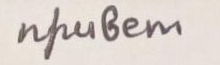
#> input picture temp_image.png, 220 x 65 px; its folder holds only this picture in this run
$ python -i text_segmentation.py   (imports and definitions only)
#> lines starting #> are read from the running program, lines starting #| are printed output that depends on the picture; after the words box and inside, x2 and y2 are one past the last pixel; in counts of white or black regions, pixels touching at a corner belong together
# improved_text_segmentation.py
import cv2
import numpy as np
from sklearn.cluster import DBSCAN

def preprocess_image(image_path):
    image = cv2.imread(image_path, cv2.IMREAD_GRAYSCALE)
    blur = cv2.GaussianBlur(image, (3, 3), 0)
    _, binary = cv2.threshold(blur, 0, 255, cv2.THRESH_BINARY_INV + cv2.THRESH_OTSU)
    return image, binary

def find_text_lines_by_clustering(binary):
    contours, _ = cv2.findContours(binary, cv2.RETR_EXTERNAL, cv2.CHAIN_APPROX_SIMPLE)
    boxes = [cv2.boundingRect(c) for c in contours]
    centers = [(x + w // 2, y + h // 2) for (x, y, w, h) in boxes]
    centers_np = np.array(centers)

    if len(centers_np) < 2:
        return []

    clustering = DBSCAN(eps=25, min_samples=1).fit(centers_np[:, 1].reshape(-1, 1))
    labels = clustering.labels_

    lines = []
    for label in np.unique(labels):
        idx = np.where(labels == label)[0]
        line_boxes = [boxes[i] for i in idx]

        x_min = min(b[0] for b in line_boxes)
        y_min = min(b[1] for b in line_boxes)
        x_max = max(b[0] + b[2] for b in line_boxes)
        y_max = max(b[1] + b[3] for b in line_boxes)

        lines.append((x_min, y_min, x_max - x_min, y_max - y_min))

    return sorted(lines, key=lambda b: b[1])

def calculate_char_stats(boxes):
    if not boxes:
        return 10, 15
    widths = sorted([w for x, y, w, h in boxes])
    heights = sorted([h for x, y, w, h in boxes])
    start_idx = len(widths) // 10
    end_idx = len(widths) - start_idx
    avg_width = np.mean(widths[start_idx:end_idx]) if end_idx > start_idx else np.mean(widths)
    avg_height = np.mean(heights[start_idx:end_idx]) if end_idx > start_idx else np.mean(heights)
    return avg_width, avg_height

def merge_overlapping_boxes(boxes):
    """Объединяет перекрывающиеся или близко расположенные боксы"""
    if not boxes:
        return []

    boxes = sorted(boxes, key=lambda x: x[0])  # Сортируем по x
    merged = [list(boxes[0])]

    for current in boxes[1:]:
        last = merged[-1]

        # Проверяем пересечение или близость по горизонтали и вертикали
        horizontal_overlap = (current[0] <= last[0] + last[2] + 5)  # +5 пикселей буфер
        vertical_overlap = not (current[1] + current[3] < last[1] - 3 or
                               last[1] + last[3] < current[1] - 3)

        if horizontal_overlap and vertical_overlap:
            # Объединяем боксы
            new_x = min(last[0], current[0])
            new_y = min(last[1], current[1])
            new_right = max(last[0] + last[2], current[0] + current[2])
            new_bottom = max(last[1] + last[3], current[1] + current[3])
            merged[-1] = [new_x, new_y, new_right - new_x, new_bottom - new_y]
        else:
            merged.append(list(current))

    return merged

def find_words_by_spacing_analysis(binary, line_box):
    """Улучшенный алгоритм поиска слов на основе анализа расстояний"""
    x, y, w, h = line_box
    line_img = binary[y:y+h, x:x+w]

    # Более агрессивная морфологическая обработка для соединения частей букв
    # Используем горизонтальное соединение
    horizontal_kernel = cv2.getStructuringElement(cv2.MORPH_RECT, (3, 1))
    connected = cv2.morphologyEx(line_img, cv2.MORPH_CLOSE, horizontal_kernel)

    # Вертикальное соединение для букв с разрывами
    vertical_kernel = cv2.getStructuringElement(cv2.MORPH_RECT, (1, 2))
    connected = cv2.morphologyEx(connected, cv2.MORPH_CLOSE, vertical_kernel)

    # Найдем все контуры
    contours, _ = cv2.findContours(connected, cv2.RETR_EXTERNAL, cv2.CHAIN_APPROX_SIMPLE)
    boxes = [cv2.boundingRect(c) for c in contours if cv2.contourArea(c) > 10]

    if not boxes:
        return []

    # Объединяем перекрывающиеся боксы
    boxes = merge_overlapping_boxes(boxes)

    # Вычисляем статистики символов
    avg_char_width, avg_char_height = calculate_char_stats(boxes)

    # Анализ расстояний между боксами для группировки в слова
    boxes = sorted(boxes, key=lambda b: b[0])
    words = []
    current_word = [boxes[0]]

    for i in range(1, len(boxes)):
        prev_box = current_word[-1]
        curr_box = boxes[i]

        # Расстояние между концом предыдущего бокса и началом текущего
        gap = curr_box[0] - (prev_box[0] + prev_box[2])

        # Проверяем вертикальное выравнивание
        prev_center_y = prev_box[1] + prev_box[3] // 2
        curr_center_y = curr_box[1] + curr_box[3] // 2
        vertical_diff = abs(prev_center_y - curr_center_y)

        # Адаптивный порог для разделения слов
        # Учитываем размер символов и их высоту
        char_spacing_threshold = max(avg_char_width * 0.1, 2)  # Минимум 8 пикселей
        word_spacing_threshold = max(avg_char_width * 0.2, 4)  # Минимум 15 пикселей
        height_threshold = avg_char_height * 0.3

        # Условия для объединения в одно слово:
        # 1. Небольшой разрыв (меньше порога для разделения слов)
        # 2. Хорошее вертикальное выравнивание
        # 3. Или очень маленький разрыв (части одной буквы)
        should_merge = (
            (gap <= word_spacing_threshold and vertical_diff <= height_threshold) or
            gap <= char_spacing_threshold or
            gap < 0  # Перекрывающиеся боксы
        )

        if should_merge:
            current_word.append(curr_box)
        else:
            # Завершаем текущее слово и начинаем новое
            if current_word:
                words.append(current_word)
            current_word = [curr_box]

    # Добавляем последнее слово
    if current_word:
        words.append(current_word)

    # Создаем финальные боксы для слов
    final_words = []
    for word_boxes in words:
        if not word_boxes:
            continue

        # Объединяем все боксы слова в один
        min_x = min(box[0] for box in word_boxes)
        min_y = min(box[1] for box in word_boxes)
        max_x = max(box[0] + box[2] for box in word_boxes)
        max_y = max(box[1] + box[3] for box in word_boxes)

        # Добавляем небольшой паддинг
        pad = 6
        h_img, w_img = binary.shape

        x1 = max(min_x - pad, 0)
        y1 = max(min_y - pad, 0)
        x2 = min(max_x + pad, w_img)
        y2 = min(max_y + pad, h_img)

        # Преобразуем в глобальные координаты
        global_x = x + x1
        global_y = y + y1
        width = x2 - x1
        height = y2 - y1

        final_words.append((global_x, global_y, width, height))

    return sorted(final_words, key=lambda b: b[0])

def post_process_words(word_boxes, avg_char_width):
    """Дополнительная постобработка для объединения близких слов"""
    if len(word_boxes) <= 1:
        return word_boxes

    processed = []
    current_group = [word_boxes[0]]

    for i in range(1, len(word_boxes)):
        prev_word = current_group[-1]
        curr_word = word_boxes[i]

        # Расстояние между словами
        gap = curr_word[0] - (prev_word[0] + prev_word[2])

        # Если слова очень близко (возможно, разорванное слово)
        if gap <= avg_char_width * 0.8:
            current_group.append(curr_word)
        else:
            # Завершаем группу и начинаем новую
            if len(current_group) > 1:
                # Объединяем группу в одно слово
                min_x = min(w[0] for w in current_group)
                min_y = min(w[1] for w in current_group)
                max_x = max(w[0] + w[2] for w in current_group)
                max_y = max(w[1] + w[3] for w in current_group)
                processed.append((min_x, min_y, max_x - min_x, max_y - min_y))
            else:
                processed.extend(current_group)
            current_group = [curr_word]

    # Обрабатываем последнюю группу
    if len(current_group) > 1:
        min_x = min(w[0] for w in current_group)
        min_y = min(w[1] for w in current_group)
        max_x = max(w[0] + w[2] for w in current_group)
        max_y = max(w[1] + w[3] for w in current_group)
        processed.append((min_x, min_y, max_x - min_x, max_y - min_y))
    else:
        processed.extend(current_group)

    return processed

def segment_text(image_path):
    """Главная функция сегментации с улучшенным алгоритмом"""
    original, binary = preprocess_image(image_path)
    line_boxes = find_text_lines_by_clustering(binary)

    # Вычисляем средние размеры символов для всего изображения
    all_contours, _ = cv2.findContours(binary, cv2.RETR_EXTERNAL, cv2.CHAIN_APPROX_SIMPLE)
    all_boxes = [cv2.boundingRect(c) for c in all_contours if cv2.contourArea(c) > 10]
    avg_char_width, avg_char_height = calculate_char_stats(all_boxes)

    all_word_boxes = []
    for line_box in line_boxes:
        words = find_words_by_spacing_analysis(binary, line_box)
        # Применяем постобработку для каждой линии
        words = post_process_words(words, avg_char_width)
        all_word_boxes.append(words)

    return original, all_word_boxes

# Дополнительная функция для визуализации результатов
def visualize_segmentation(image_path, save_path=None):
    """Визуализация результатов сегментации"""
    original, word_boxes = segment_text(image_path)
#> in preprocess_image, `blur = cv2.GaussianBlur(image, (3, 3), 0)`:
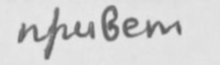
#> blur: shape (65, 220); min 89, max 233, mean 211.6
#> in preprocess_image, `_, binary = cv2.threshold(blur, 0, 255, cv2.THRESH_BINARY_INV + cv2.TH..`:
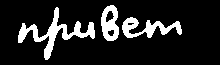
#> binary: shape (65, 220); 13.6% white; 3 white regions
#> in find_text_lines_by_clustering, `contours, _ = cv2.findContours(binary, cv2.RETR_EXTERNAL, cv2.CHAIN_AP..`: contours = 3 contours; box (x1, y1, x2, y2) and area: (18, 7, 95, 60) 784, (122, 17, 182, 38) 479, (101, 5, 119, 41) 470
#> in find_text_lines_by_clustering, `boxes = [cv2.boundingRect(c) for c in contours]`: boxes = [(122, 17, 60, 21), (18, 7, 77, 53), (101, 5, 18, 36)]
#> in find_text_lines_by_clustering, `centers = [(x + w // 2, y + h // 2) for (x, y, w, h) in boxes]`: centers = [(152, 27), (56, 33), (110, 23)]
#> in find_text_lines_by_clustering, `centers_np = np.array(centers)`: centers_np = [[152, 27], [56, 33], [110, 23]]
#> in find_text_lines_by_clustering, `labels = clustering.labels_`: labels = [0, 0, 0]
#> the loop in find_text_lines_by_clustering, `for label in np.unique(labels):` made 1 pass
#> (idx, line_boxes, x_min, y_min, x_max, y_max) on pass 1: ([0, 1, 2], [(122, 17, 60, 21), (18, 7, 77, 53), (101, 5, 18, 36)], 18, 5, 182, 60)
#> after the loop in find_text_lines_by_clustering, `for label in np.unique(labels):`: lines = [(18, 5, 164, 55)]
#> in segment_text, `all_contours, _ = cv2.findContours(binary, cv2.RETR_EXTERNAL, cv2.CHAI..`: all_contours has the same summary as contours in find_text_lines_by_clustering
#> in segment_text, `all_boxes = [cv2.boundingRect(c) for c in all_contours if cv2.contourA..`: all_boxes has the same summary as boxes in find_text_lines_by_clustering
#> in calculate_char_stats, `widths = sorted([w for x, y, w, h in boxes])`: widths = [18, 60, 77]
#> in calculate_char_stats, `heights = sorted([h for x, y, w, h in boxes])`: heights = [21, 36, 53]
#> in calculate_char_stats, `start_idx = len(widths) // 10`: start_idx = 0
#> in calculate_char_stats, `end_idx = len(widths) - start_idx`: end_idx = 3
#> in calculate_char_stats, `avg_width = np.mean(widths[start_idx:end_idx]) if end_idx > start_idx ..`: avg_width = 51.67
#> in calculate_char_stats, `avg_height = np.mean(heights[start_idx:end_idx]) if end_idx > start_id..`: avg_height = 36.67
#> in segment_text, `avg_char_width, avg_char_height = calculate_char_stats(all_boxes)`: avg_char_width = 51.67; avg_char_height = 36.67
#> the loop in segment_text, `for line_box in line_boxes:` made 1 pass
#> (x in find_words_by_spacing_analysis, y in find_words_by_spacing_analysis, w in find_words_by_spacing_analysis, h in find_words_by_spacing_analysis, horizontal_kernel in find_words_by_spacing_analysis) on pass 1: (18, 5, 164, 55, [[1, 1, 1]])
#> pass 1, in find_words_by_spacing_analysis, `line_img = binary[y:y+h, x:x+w]`:
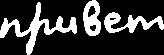
#> line_img: shape (55, 164); 21.5% white; 3 white regions, box (x1, y1, x2, y2) and area: (0, 2, 77, 55) 950, (104, 12, 164, 33) 564, (83, 0, 101, 36) 429
#> pass 1, in find_words_by_spacing_analysis, `connected = cv2.morphologyEx(line_img, cv2.MORPH_CLOSE, horizontal_ker..`:
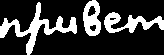
#> connected: shape (55, 164); 21.9% white; 3 white regions, box (x1, y1, x2, y2) and area: (0, 2, 77, 55) 966, (104, 12, 164, 33) 579, (83, 0, 101, 36) 431
#> pass 1, in find_words_by_spacing_analysis, `connected = cv2.morphologyEx(connected, cv2.MORPH_CLOSE, vertical_kern..`:
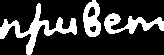
#> connected: shape (55, 164); 22% white; 3 white regions, box (x1, y1, x2, y2) and area: (0, 3, 77, 55) 963, (104, 13, 164, 34) 581, (83, 0, 101, 37) 436
#> after the loop in segment_text, `for line_box in line_boxes:`: all_word_boxes = [[(18, 5, 170, 61)]]
#> word_boxes = [[(18, 5, 170, 61)]]

    # Создаем цветное изображение для визуализации
    if len(original.shape) == 2:
        vis_img = cv2.cvtColor(original, cv2.COLOR_GRAY2BGR)
    else:
        vis_img = original.copy()

    # Рисуем боксы разными цветами для каждой линии
    colors = [(0, 255, 0), (255, 0, 0), (0, 0, 255), (255, 255, 0),
              (255, 0, 255), (0, 255, 255), (128, 0, 128), (255, 165, 0)]

    for line_idx, line_words in enumerate(word_boxes):
        color = colors[line_idx % len(colors)]
        for x, y, w, h in line_words:
            cv2.rectangle(vis_img, (x, y), (x + w, y + h), color, 2)
            # Добавляем номер слова
            cv2.putText(vis_img, f'L{line_idx+1}', (x, y-5),
                       cv2.FONT_HERSHEY_SIMPLEX, 0.4, color, 1)
#> this loop made 1 pass
#> (line_idx, line_words, color) on pass 1: (0, [(18, 5, 170, 61)], (0, 255, 0))
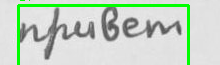
#> vis_img: shape (65, 220, 3); mean B, G, R 198, 213.6, 198

    if save_path:
        cv2.imwrite(save_path, vis_img)

    return vis_img

>>> result = visualize_segmentation('temp_image.png')
